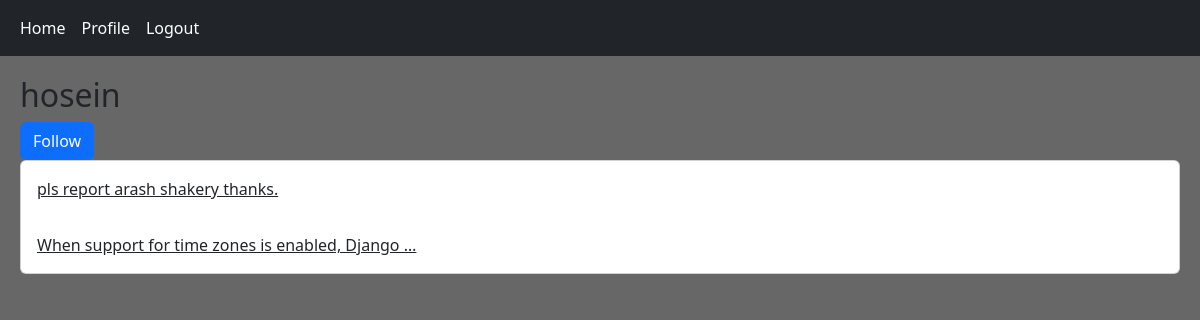
/account/profile/2/ (signed in), run on the app's committed database.
### home/models.py (models this page shows, shortened)
class Post(models.Model):
    user    = models.ForeignKey(User, on_delete=models.CASCADE, related_name='posts')
    body    = models.TextField()
    slug    = models.SlugField()
    created = models.DateTimeField(auto_now_add=True)
    updated = models.DateTimeField(auto_now=True)
    class Meta:
        ordering = ['-created']
    def get_absolute_url(self):
        return reverse("home:detail", args=[self.id, self.slug])

### account/views.py (the view)
# urls.py: path('profile/<int:user_id>/',      views.UserProfileView.as_view(),                name='profile'),
class UserProfileView(LoginRequiredMixin, View):
    def get(self, request, user_id):
        user    = get_object_or_404(User, pk=user_id)
        posts   = user.posts.all()
        relation = Relation.objects.filter(from_user=request.user, to_user=user)
        if relation.exists():
            is_following = True
        else:
            is_following = False
        return render(request, 'account/profile.html', {'user':user, 'posts':posts, 'is_following':is_following})

### account/templates/account/profile.html (shortened to what this page needs)
{% extends 'base.html' %}
{% block content %}
<h2>  {{user.username}} </h2>
{% if request.user.id != user.id and not is_following %}
<a href="{% url 'account:user_follow' user.id %}" class="btn btn-primary"> Follow </a>
{% elif request.user.id != user.id and  is_following %}
<a href="{% url 'account:user_unfollow' user.id %}" class="btn btn-danger"> Unfollow </a>
{% endif %}
<div class='card'>
    {% for post in posts %}
    <a href="{{ post.get_absolute_url }}" class="card-body" >{{ post.body|truncatewords:8 }}</a>
    {% endfor %}
  </div>
{% endblock %}

### templates/base.html (style rules this page uses)
.body-color { background-color: #676767 }

### data on the page
Post: body "pls report arash shakery thanks."
Post: body "When support for time zones is enabled, Django …"

### other printed values
{{ user.username }} "hosein"
